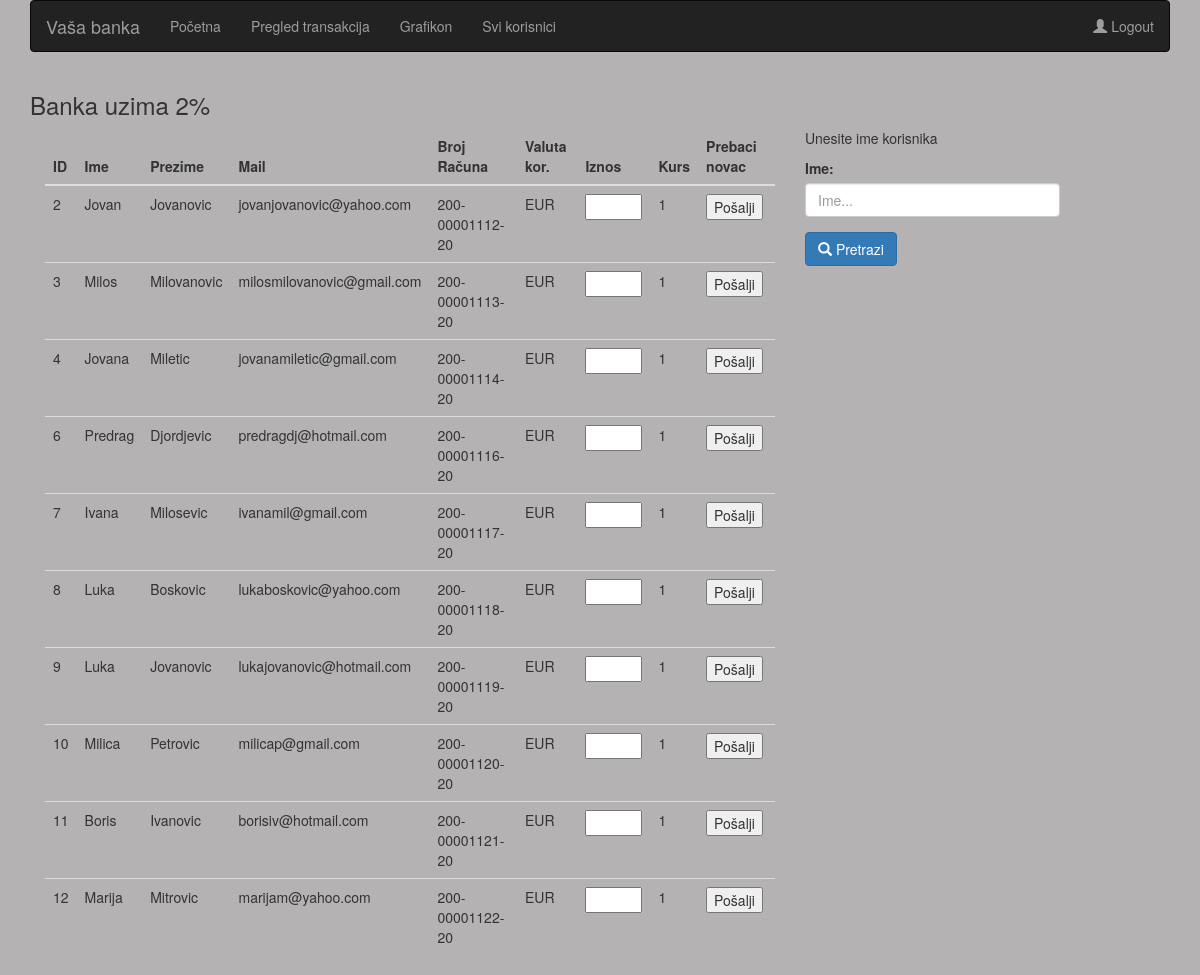
Page /transfer.php (signed in) on the committed database.
### tables this page shows
CREATE TABLE `users` (
  `id` int(11) NOT NULL,
  `name` varchar(50) NOT NULL,
  `surname` varchar(50) NOT NULL,
  `password` varchar(100) NOT NULL,
  `mail` varchar(100) NOT NULL,
  `account_id` int(11) NOT NULL,
  `phone` varchar(50) NOT NULL,
  `admin` int(11) NOT NULL DEFAULT 0
);

CREATE TABLE `accounts` (
  `id` int(11) NOT NULL,
  `number` varchar(50) NOT NULL,
  `date` varchar(50) NOT NULL,
  `amount` double NOT NULL DEFAULT 300,
  `currency_id` int(11) NOT NULL
);

CREATE TABLE `currency` (
  `id` int(11) NOT NULL,
  `cur` varchar(10) NOT NULL
);

### transfer.php (the view, shortened to what this page needs)
<?php
include "api/connect.php";
$userid=$_SESSION['userId'];
$sql9="SELECT accounts.*, users.*, currency.cur FROM users
    JOIN accounts ON accounts.id = users.account_id
    JOIN currency ON currency.id = accounts.currency_id WHERE users.id ='$userid'";
$q9=$conn->query($sql9);
$red9=$q9->fetch_object();
$sql = "SELECT accounts.*, users.*, currency.cur FROM users
    JOIN accounts ON accounts.id = users.account_id
    JOIN currency ON currency.id = accounts.currency_id WHERE users.id !='$userid' AND accounts.currency_id = '$red9->currency_id'";
$table = $conn->query($sql);
function getCurValue($cur)
{
    $konvertor = file_get_contents("https://api.exchangeratesapi.io/latest");
    $konvertor = json_decode($konvertor);
    if ($cur == "USD"){
        $dollar_rate = 119 / ($konvertor->rates->USD);
        return round($dollar_rate, 2);
    } else if ($cur == "CHF"){
        $chf_rate = 119 / ($konvertor->rates->CHF);
        return round($chf_rate, 2);
    } else {
        return 1;
    }
}
?>
<!DOCTYPE html>
<html lang="en">
<head>
    <link rel="stylesheet" href="https://maxcdn.bootstrapcdn.com/bootstrap/3.4.1/css/bootstrap.min.css">
</head>
<body style="background-color: 	#b4b2b2">
    <?php include "nav.php"; ?>
    <div class="container">
        <h3>Banka uzima 2%</h3>
        <div class="col-lg-8 col-xs-12">
            <div id="response">
                <table class="table">
                    <thead>
                        <tr>
                            <th>ID</th>
                            <th>Ime</th>
                            <th>Prezime</th>
                            <th>Mail</th>
                            <th>Broj Računa</th>
                            <th>Valuta kor.</th>
                            <th>Iznos</th>
                            <th>Kurs</th>
                            <th>Prebaci novac</th>
                        </tr>
                    </thead>
                    <tbody>
                        <?php while ($line = $table->fetch_object()) {  ?>
                            <tr>
                                <td><?php echo $line->account_id; ?></td>
                                <td><?php echo $line->name; ?></td>
                                <td><?php echo $line->surname; ?></td>
                                <td><?php echo $line->mail; ?></td>
                                <td><?php echo $line->number; ?></td>
                                <td><?php echo $line->cur; ?></td>
                                <td><input type="text" name="amount" id="amount<?php echo $line->account_id; ?>" size="4"></td>
                                <td><?php echo getCurValue($red9->cur); ?></td>
                                <td><button onclick="transfer(<?php echo $line->account_id; ?>, <?php echo getCurValue($line->cur); ?>)">Pošalji</button></td>
                            </tr>
                        <?php  } ?>
                    </tbody>
                </table>
            </div>
        </div>
        <div class="col-lg-3 col-xs-12">
            <p>Unesite ime korisnika</p>
            <div class="form-group">
                <label for="exampleInputPassword1">Ime:</label>
                <input type="text" class="form-control" id="name" placeholder="Ime...">
            </div>
            <button onclick="search();" class="btn btn-primary"><span class="glyphicon glyphicon-search" aria-hidden="true"></span> Pretrazi</button>
        </div>
    </div>
</body>
</html>

### rows in the picture
users: account "2", name "Jovan", surname "Jovanovic", mail "jovanjovanovic@yahoo.com", account.number "200-00001112-20", currency.cur "EUR"
currency: cur "1"
users: account "3", name "Milos", surname "Milovanovic", mail "milosmilovanovic@gmail.com", account.number "200-00001113-20", currency.cur "EUR"
users: account "4", name "Jovana", surname "Miletic", mail "jovanamiletic@gmail.com", account.number "200-00001114-20", currency.cur "EUR"
users: account "6", name "Predrag", surname "Djordjevic", mail "predragdj@hotmail.com", account.number "200-00001116-20", currency.cur "EUR"
users: account "7", name "Ivana", surname "Milosevic", mail "ivanamil@gmail.com", account.number "200-00001117-20", currency.cur "EUR"
users: account "8", name "Luka", surname "Boskovic", mail "lukaboskovic@yahoo.com", account.number "200-00001118-20", currency.cur "EUR"
users: account "9", name "Luka", surname "Jovanovic", mail "lukajovanovic@hotmail.com", account.number "200-00001119-20", currency.cur "EUR"
users: account "10", name "Milica", surname "Petrovic", mail "milicap@gmail.com", account.number "200-00001120-20", currency.cur "EUR"
users: account "11", name "Boris", surname "Ivanovic", mail "borisiv@hotmail.com", account.number "200-00001121-20", currency.cur "EUR"
users: account "12", name "Marija", surname "Mitrovic", mail "marijam@yahoo.com", account.number "200-00001122-20", currency.cur "EUR"
